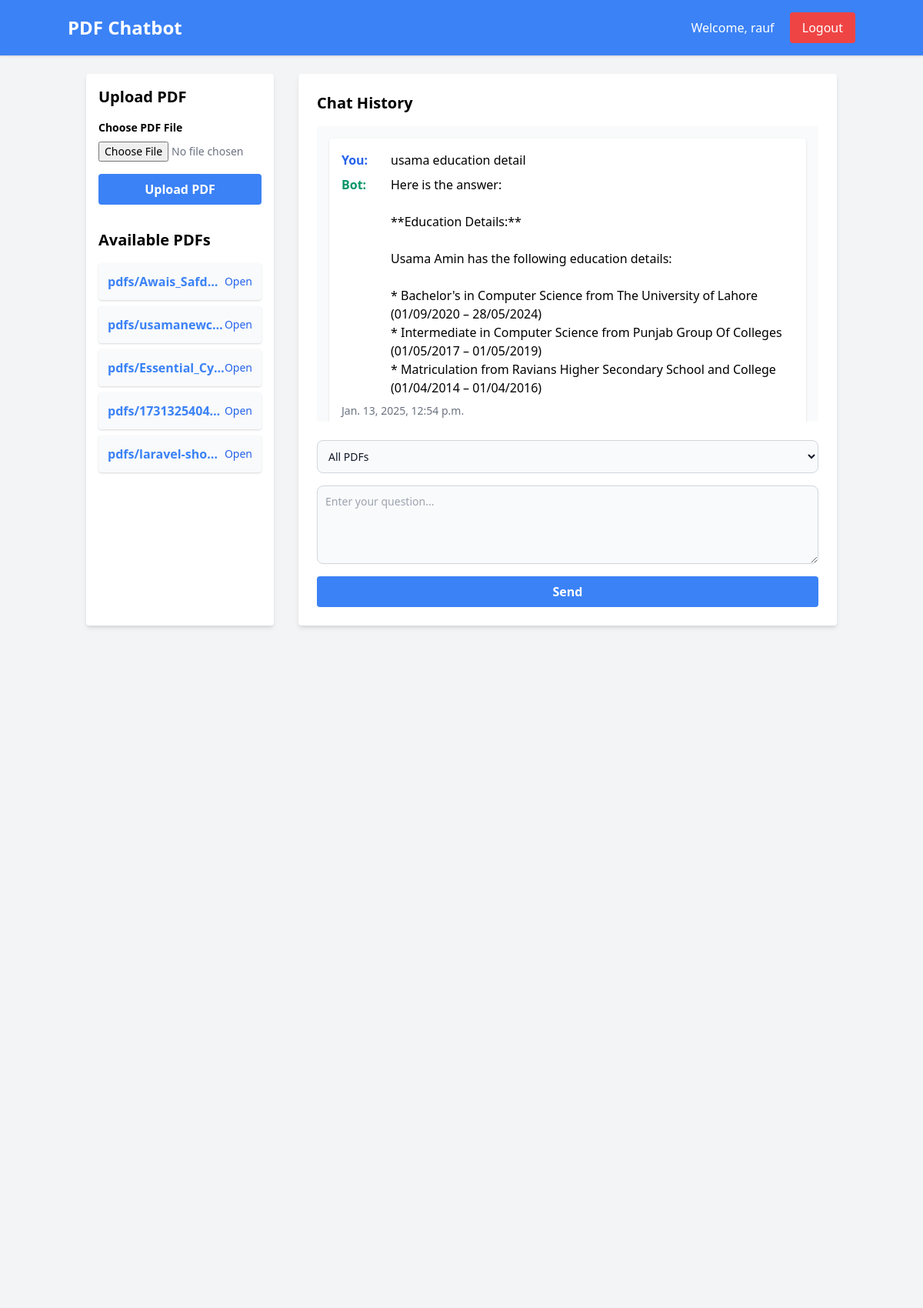
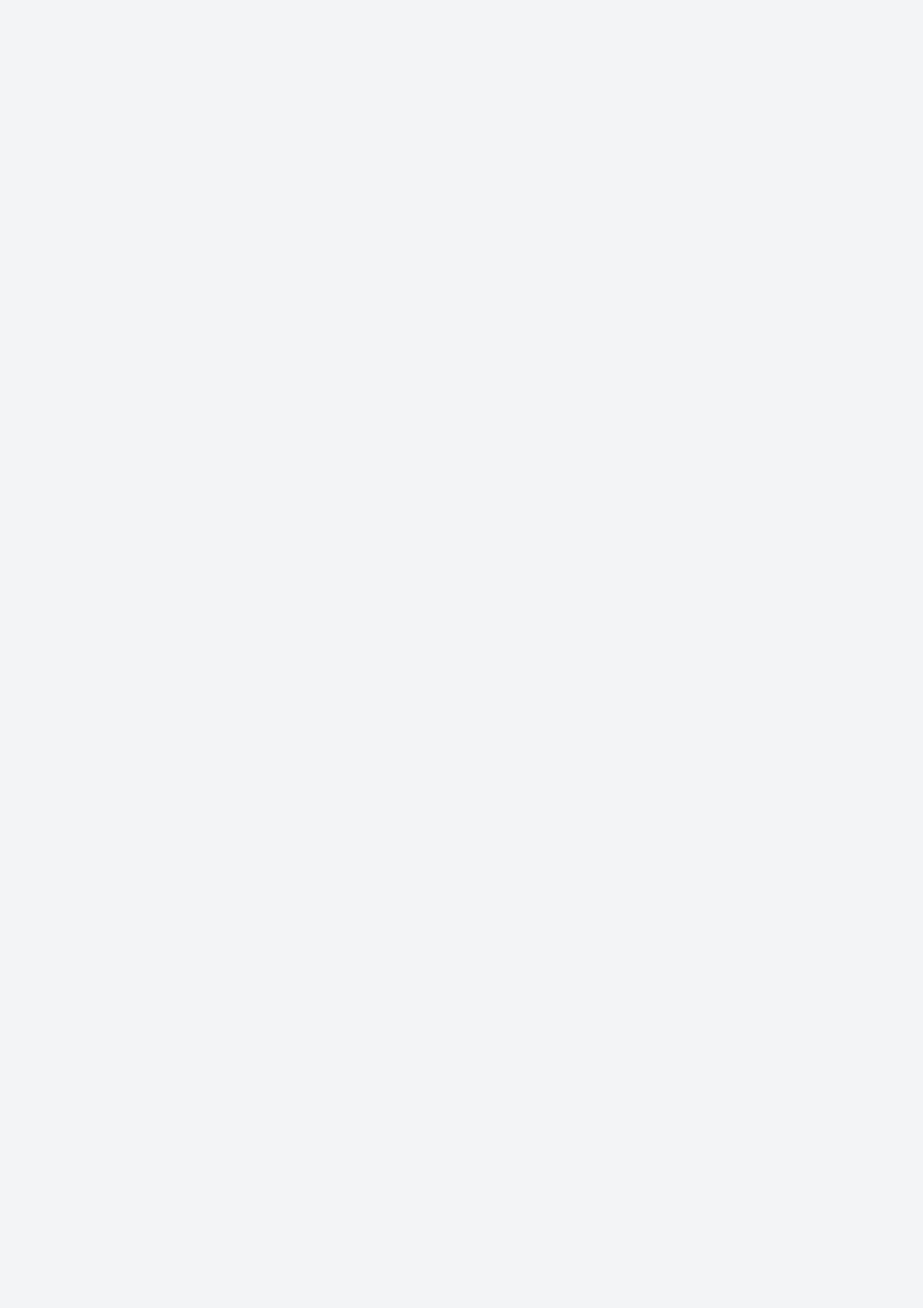
The app's page / (signed in, upper part) with its own data (2 pictures, top to bottom).
### accounts/models.py (models this page shows, shortened)
class CustomUser(AbstractUser):
    is_pdf_uploader = models.BooleanField(default=False)

class PDFUpload(models.Model):
    user = models.ForeignKey(CustomUser, on_delete=models.CASCADE)
    pdf_file = models.FileField(upload_to='pdfs/')
    uploaded_at = models.DateTimeField(auto_now_add=True)

class ChatMessage(models.Model):
    user = models.ForeignKey(CustomUser, on_delete=models.CASCADE)
    pdf = models.ForeignKey(PDFUpload, on_delete=models.CASCADE, null=True, blank=True)
    message = models.TextField()
    response = models.TextField()
    timestamp = models.DateTimeField(auto_now_add=True)

### accounts/views.py (the view, shortened to what this page needs)
# urls.py: path('', views.chat_view, name='chat'),
@login_required
def chat_view(request):
    pdf_uploads = PDFUpload.objects.filter(user=request.user) if request.user.is_pdf_uploader else PDFUpload.objects.all()
    chat_history = ChatMessage.objects.filter(user=request.user).order_by('timestamp')
    form = PDFUploadForm() if request.user.is_pdf_uploader else None
    return render(request, 'chat/chat.html', {
        'form': form,
        'pdf_uploads': pdf_uploads,
        'chat_history': chat_history
    })

### accounts/forms.py
class PDFUploadForm(forms.ModelForm):
    class Meta:
        model = PDFUpload
        fields = ('pdf_file',)

### templates/chat/chat.html (shortened to what this page needs)
{% extends 'base.html' %}
{% block content %}
<div class="flex flex-col md:flex-row">
    <div class="w-full md:w-1/4 bg-white p-4 rounded shadow-md mb-8 md:mb-0 md:mr-8">
        {% if user.is_pdf_uploader %}
            <div class="mb-8">
                <h3 class="text-xl font-bold mb-4">Upload PDF</h3>
                <form method="post" enctype="multipart/form-data" class="space-y-4">
                    <div class="form-group">
                        <label for="id_pdf_file" class="block text-sm font-semibold mb-2">Choose PDF File</label>
                        <input type="file" name="pdf_file" id="id_pdf_file" class="block w-full text-sm text-gray-500 file:mr-4 file:py-2 file:px-4 file:rounded-full file:border-0 file:text-sm file:font-semibold file:bg-blue-50 file:text-blue-700 hover:file:bg-blue-100" required>
                    </div>
                    <button type="submit" class="w-full bg-blue-500 hover:bg-blue-600 text-white font-bold py-2 px-4 rounded focus:outline-none focus:shadow-outline">
                        Upload PDF
                    </button>
                </form>
            </div>
        {% endif %}
        <div>
            <h3 class="text-xl font-bold mb-4">Available PDFs</h3>
            <ul class="space-y-2">
                {% for pdf in pdf_uploads %}
                    <li class="bg-gray-50 p-3 rounded shadow hover:shadow-md flex items-center justify-between">
                        <span class="text-blue-500 font-bold truncate">
                            {{ pdf.pdf_file.name }}
                        </span>
                        <a href="{{ pdf.pdf_file.url }}" target="_blank" class="text-sm text-blue-600 hover:underline">
                            Open
                        </a>
                    </li>
                {% endfor %}
            </ul>
        </div>
    </div>
    <div class="w-full md:w-3/4">
        <div class="bg-white rounded shadow-md p-6">
            <h3 class="text-xl font-bold mb-4">Chat History</h3>
            <div id="chat-history" class="space-y-4 h-96 overflow-y-auto mb-6 p-4 bg-gray-50 rounded">
                {% for chat in chat_history %}
                    <div class="bg-white p-4 rounded shadow">
                        <div class="flex flex-col space-y-2">
                            <div class="flex items-start">
                                <span class="font-bold text-blue-600 w-16">You:</span>
                                <p class="flex-1">{{ chat.message }}</p>
                            </div>
                            <div class="flex items-start">
                                <span class="font-bold text-green-600 w-16">Bot:</span>
                                <p class="flex-1 whitespace-pre-wrap">{{ chat.response }}</p>
                            </div>
                            <p class="text-sm text-gray-500 mt-2">{{ chat.timestamp }}</p>
                        </div>
                    </div>
                {% endfor %}
            </div>
            <form id="chat-form" method="post" class="space-y-4">
                <select name="pdf_id" id="pdf-select" class="block w-full bg-gray-50 border border-gray-300 text-gray-900 text-sm rounded-lg focus:ring-blue-500 focus:border-blue-500 p-2.5">
                    <option value="all">All PDFs</option>
                </select>
                <textarea name="user_input" id="user-input" class="block w-full bg-gray-50 border border-gray-300 text-gray-900 text-sm rounded-lg focus:ring-blue-500 focus:border-blue-500 p-2.5" rows="4" placeholder="Enter your question..."></textarea>
                <button type="submit" class="w-full bg-blue-500 hover:bg-blue-600 text-white font-bold py-2 px-4 rounded focus:outline-none focus:shadow-outline">
                    Send
                </button>
            </form>
        </div>
    </div>
</div>
{% endblock %}

### templates/base.html (shortened to what this page needs)
{% load static %}
<!DOCTYPE html>
<html lang="en">
<head>
    <link href="https://cdn.jsdelivr.net/npm/tailwindcss@2.2.19/dist/tailwind.min.css" rel="stylesheet">
</head>
<body class="bg-gray-100 h-screen flex flex-col">
    <nav class="bg-blue-500 p-4 text-white shadow">
        <div class="container mx-auto flex justify-between items-center">
            <a href="{% url 'chat' %}" class="text-2xl font-bold">PDF Chatbot</a>
            <div>
                {% if user.is_authenticated %}
                    <span class="mr-4">Welcome, {{ user.username }}</span>
                    <form method="post" action="{% url 'logout' %}" class="inline">
                        <button type="submit" class="bg-red-500 hover:bg-red-600 px-4 py-2 rounded">Logout</button>
                    </form>
                {% else %}
                    <a href="{% url 'login' %}" class="bg-blue-600 hover:bg-blue-700 px-4 py-2 rounded mr-2">Login</a>
                    <a href="{% url 'register' %}" class="bg-green-500 hover:bg-green-600 px-4 py-2 rounded">Register</a>
                {% endif %}
            </div>
        </div>
    </nav>
    <div class="flex-grow container mx-auto p-6">
        {% block content %}{% endblock %}
    </div>
</body>
</html>

### records on screen
CustomUser: username "rauf"
PDFUpload: pdf_file.name "pdfs/Awais_Safd…"
PDFUpload: pdf_file.name "pdfs/usamanewc…"
PDFUpload: pdf_file.name "pdfs/Essential_Cy…"
PDFUpload: pdf_file.name "pdfs/1731325404…"
PDFUpload: pdf_file.name "pdfs/laravel-sho…"
ChatMessage: message "usama education detail", response "Here is the answer: **Education Details:** Usama Amin has the following education details: * Bachelor's in Computer Science from The University of Lahore (01/09/2020 – 28/05/2024) * Intermediate in Computer Science from Punjab Group Of Colleges (01/05/2017 – 01/05/2019) * Matriculation from Ravians Higher Secondary School and College (01/04/2014 – 01/04/2016)", timestamp "Jan. 13, 2025, 12:54 p.m."
